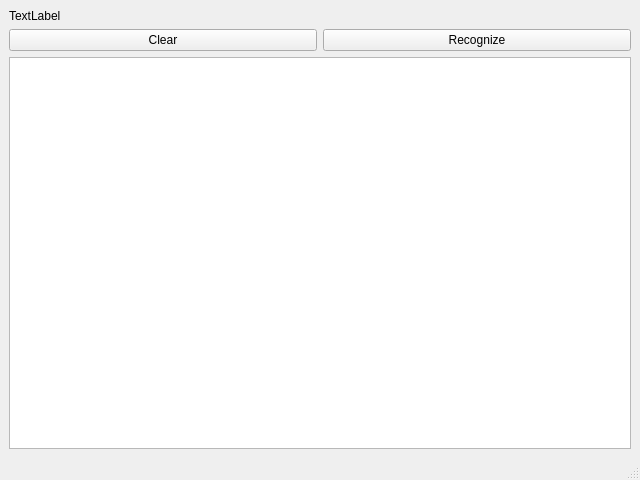
<?xml version="1.0" encoding="UTF-8"?>
<ui version="4.0">
 <class>MainWindow</class>
 <widget class="QMainWindow" name="MainWindow">
  <property name="geometry">
   <rect>
    <x>0</x>
    <y>0</y>
    <width>640</width>
    <height>480</height>
   </rect>
  </property>
  <property name="windowTitle">
   <string>MainWindow</string>
  </property>
  <widget class="QWidget" name="centralwidget">
   <layout class="QVBoxLayout" name="verticalLayout">
    <item>
     <widget class="Canvas" name="label">
      <property name="text">
       <string>TextLabel</string>
      </property>
     </widget>
    </item>
    <item>
     <layout class="QHBoxLayout" name="horizontalLayout">
      <item>
       <widget class="QPushButton" name="clearButton">
        <property name="text">
         <string>Clear</string>
        </property>
       </widget>
      </item>
      <item>
       <widget class="QPushButton" name="recognizeButton">
        <property name="text">
         <string>Recognize</string>
        </property>
       </widget>
      </item>
     </layout>
    </item>
    <item>
     <widget class="QTextEdit" name="textEdit"/>
    </item>
   </layout>
  </widget>
  <widget class="QMenuBar" name="menubar">
   <property name="geometry">
    <rect>
     <x>0</x>
     <y>0</y>
     <width>640</width>
     <height>22</height>
    </rect>
   </property>
  </widget>
  <widget class="QStatusBar" name="statusbar"/>
 </widget>
 <customwidgets>
  <customwidget>
   <class>Canvas</class>
   <extends>QLabel</extends>
   <header>mylabel</header>
  </customwidget>
 </customwidgets>
 <resources/>
 <connections/>
</ui>
